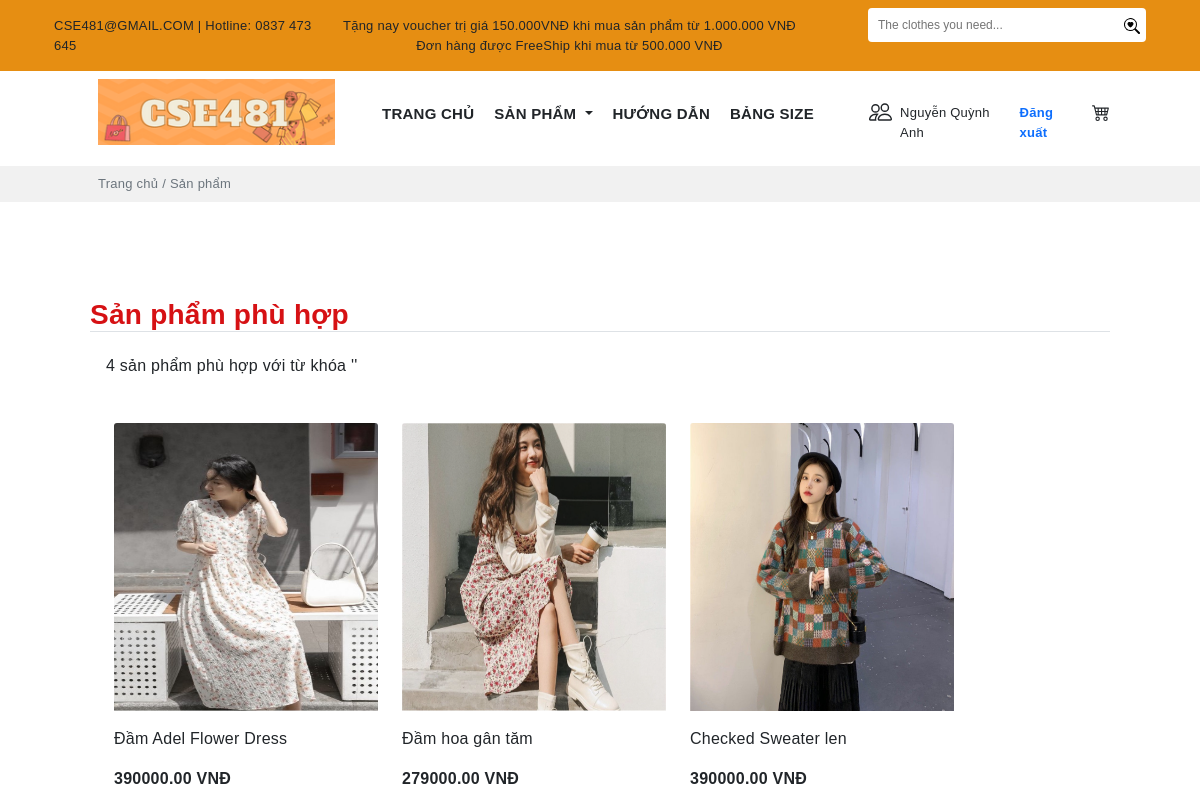
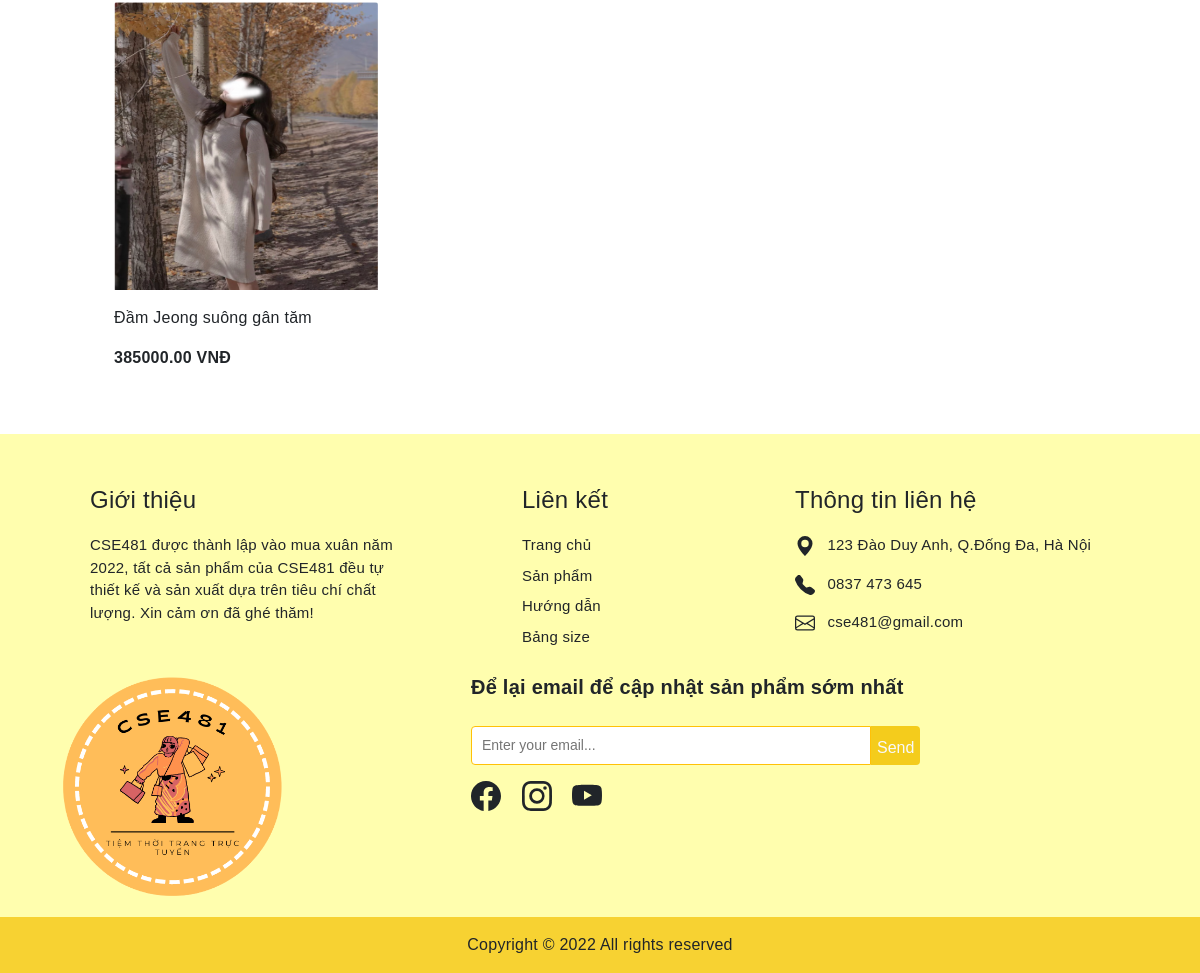
The app's page /search1.php?id=1 with its own data (2 pictures, top to bottom).
### tables this page shows
CREATE TABLE `khachhang` (
  `MaK` int(11) NOT NULL,
  `TenK` varchar(100) DEFAULT NULL,
  `Gioitinh` varchar(10) DEFAULT NULL,
  `Ngaysinh` date DEFAULT NULL,
  `Diachi` varchar(100) DEFAULT NULL,
  `SĐT` varchar(10) DEFAULT NULL,
  `email` varchar(30) NOT NULL,
  `matkhau` varchar(50) DEFAULT NULL
);

CREATE TABLE `sanpham` (
  `MaSP` varchar(10) NOT NULL,
  `TenSP` varchar(30) DEFAULT NULL,
  `MaLH` varchar(10) NOT NULL,
  `Giaban` int(11) DEFAULT NULL,
  `Gianhap` int(11) DEFAULT NULL,
  `Tylegiamgia` double(2,2) DEFAULT NULL,
  `Soluong` int(11) DEFAULT NULL,
  `Mota` varchar(500) DEFAULT NULL,
  `Trangthai` varchar(30) DEFAULT NULL,
  `img` varchar(30) DEFAULT NULL,
  `Ngaynhap` date NOT NULL
);

### search1.php (the view, shortened to what this page needs)
<?php include('config/database.php');
$id =$_GET['id'];
?>
<?php
    $sql3 = "SELECT * FROM khachhang, sanpham where khachhang.MaK='$id' ";
    $result3 = mysqli_query($conn,$sql3);
    if(mysqli_num_rows($result3)>0){
        $row = mysqli_fetch_assoc($result3);
        }
    ?>
<!DOCTYPE html>
<html lang="en">
<head>
    <link rel="stylesheet" href="https://cdn.jsdelivr.net/npm/bootstrap-icons@1.7.2/font/bootstrap-icons.css">
    <link href="https://cdn.jsdelivr.net/npm/bootstrap@5.1.3/dist/css/bootstrap.min.css" rel="stylesheet"
>
    <link rel="stylesheet" href="https://cdnjs.cloudflare.com/ajax/libs/OwlCarousel2/2.3.4/assets/owl.carousel.min.css"
 />
    <link rel="stylesheet"
        href="https://cdnjs.cloudflare.com/ajax/libs/OwlCarousel2/2.3.4/assets/owl.theme.default.min.css"
 />
    <link rel="stylesheet" href="public/style.css">
</head>
<body>
    <div class="header">
        <div class="container-fluid" style="background:#e68e12;">
            <div class="container content">
                <div class="container">
                    <div class="row">
                        <div class="col py-3" style="font-size:13px;">
                            CSE481@GMAIL.COM | Hotline: 0837 473 645
                        </div>
                        <div class="col text-nowrap my-auto" style="font-size:13px;">
                            <p class="mb-0">
                                Tặng nay voucher trị giá 150.000VNĐ khi mua sản phẩm từ 1.000.000 VNĐ
                            </p>
                            <div class="text-center mx-auto">
                                Đơn hàng được FreeShip khi mua từ 500.000 VNĐ
                            </div>
                        </div>
                        <div class="col d-flex justify-content-end">
                            <div class="">
                            <form action="search1.php?id=<?php echo $row['MaK'];?>" method="post">
                                    <div class="pt-2 ms-5 d-flex">
                                        <input class="py-2 rounded-start" type="text"
                                            style="border:none;padding-left: 10px;font-size:12px;width:250px"
                                            name="namesearch" placeholder="The clothes you need...">
                                        <button type="submit" class="border-0 rounded-0 rounded-end bg-white"> </button>
                                    </div>
                                </form>
                            </div>
                        </div>
                    </div>
                </div>
            </div>
        </div>
    </div>
    <section>
        <div class="container">
            <div class="row px-5">
                <div class="col-md-3 ">
                    <img src="img/logo-hcn.png" alt="" class="mt-2 ms-2 img-fluid">
                </div>
                <div class="col-md ps-0 mt-4">
                    <div class="row">
                        <div class="col-md">
                            <ul class="nav justify-content-center">
                                <li class="nav-item fw-bold ">
                                    <a class="nav-link link-dark pe-1" style="font-size:15px" aria-current="page"
                                        href="index1.php?id=<?php echo $row['email'];?>">TRANG CHỦ</a>
                                </li>
                                <li class="nav-item fw-bold">
                                    <a style="font-size:15px" class="pe-1 nav-link dropdown-toggle link-dark" href="#"
                                        id="navbarDarkDropdownMenuLink" role="button" data-bs-toggle="dropdown"
                                        aria-expanded="false">
                                        SẢN PHẨM
                                    </a>
                                </li>
                                <li class="nav-item fw-bold">
                                    <a class=" pe-1 nav-link link-dark" style="font-size:15px" href="huongdan1.php?id=<?php echo $row['MaK']; ?>">HƯỚNG DẪN</a>
                                </li>
                                <li class="nav-item fw-bold">
                                    <a class="pe-1 nav-link link-dark" style="font-size:15px"href="size1.php?id=<?php echo $row['MaK']; ?>">BẢNG SIZE</a>
                                </li>
                            </ul>
                        </div>
                        <div class="col-md-4 mt-1 d-flex">
                            <a href="user.php?id=<?php echo $row['MaK'];?>" class="text-decoration-none link-dark">
                                <div class="d-flex">
                                    <p class="pt-1" style="font-size:13px"><?php echo $row['TenK'];?>
                                    </p>
                                </div>
                            </a>
                            <a href="logout.php" class="text-decoration-none link-dark">
                                <div class="ms-3">
                                    <p class="pt-1 fw-bold link-primary" style="font-size:13px">Đăng xuất</p>
                                </div>
                            </a>
                            <a href="cart.php?id=<?php echo $row['MaK']?>">
                            </a>
                        </div>
                    </div>
                </div>
            </div>
        </div>
        <div class="mt-2" style="background:#f1f1f1">
            <div class="container">
                <p class="px-5 ms-2 py-2 text-muted" style="font-size:13px">Trang chủ / Sản phẩm</p>
            </div>
        </div>
    </section>
    <section>
        <div class="container mb-5">
            <div class="px-5 mt-5">
                <h3 class="border-bottom fw-bold pt-5" style="color:#d61114;">
                    Sản phẩm phù hợp</h3>
                <?php
                            $search =$_POST['namesearch'];
                            $sql = "SELECT COUNT(TenSP) as search FROM sanpham WHERE TenSP like '%$search%'";
                        $result = mysqli_query($conn,$sql);
                        if(mysqli_num_rows($result)>0){
                            $row = mysqli_fetch_assoc($result);
                        }
                    ?>
                <h6 class="pt-3 ms-3 mb-5" style="">
                    <?php
                           echo $row['search'];
                    ?> sản phẩm phù hợp với từ khóa '<?php echo $search?>'</h6>
                <div class="row d-flex  px-4 mt-5">
                    <?php
                            $sql1 = "SELECT *, sanpham.Giaban-(sanpham.Giaban*sanpham.Tylegiamgia) as Giagiam FROM khachhang,`sanpham` WHERE TenSP like '%$search%' and khachhang.MaK='$id'";
                            $res1 = mysqli_query($conn, $sql1);
                            $count1 = mysqli_num_rows($res1);
                            if($count1>0)
                            {
                                while($row=mysqli_fetch_assoc($res1))
                                {
                        ?>
                    <div class="card me-0 border-0" style="width: 18rem;">
                        <img src="img/<?php echo $row['img'];?>" class="img-fluid card-img-top" alt="...">
                        <div class="card-body px-0">
                            <p class="card-text"><?php echo $row['TenSP']; ?></p>
                            <p class="d-inline fw-bold"><?php echo $row['Giagiam']; ?> VNĐ</p>
                        </div>
                    </div>
                    <?php
                                }
                            }
                ?>
                </div>
            </div>
        </div>
    </section>
    <section style="background:#fffeae;">
        <div class="container">
            <div style="font-size:15px" class="row px-5">
                <div class="col-md-4  me-5">
                    <p class="fs-4 mt-5">Giới thiệu</p>
                    <p class="">CSE481 được thành lập vào mua xuân năm
                        2022, tất cả sản phẩm của CSE481 đều tự thiết kế và sản xuất dựa trên tiêu chí chất lượng. Xin
                        cảm ơn đã ghé thăm!</p>
                </div>
                <div class="col-md-3 me-5 ps-5">
                    <p class="fs-4 mt-5">Liên kết</p>
                    <a class="link-dark text-decoration-none" href="">
                        <p class="mb-2">Trang chủ</p>
                    </a>
                    <a class="link-dark text-decoration-none" href="">
                        <p class="mb-2">Sản phẩm</p>
                    </a>
                    <a class="link-dark text-decoration-none" href="">
                        <p class="mb-2">Hướng dẫn</p>
                    </a>
                    <a class="link-dark text-decoration-none" href="">
                        <p class="mb-2">Bảng size</p>
                    </a>
                </div>
                <div class="col-md">
                    <p class="fs-4 mt-5">Thông tin liên hệ</p>
                    <div class="">
                        <svg xmlns="http://www.w3.org/2000/svg" width="20" height="20" fill="currentColor"
                            class="bi bi-geo-alt-fill d-inline" viewBox="0 0 16 16">
                            <path
                                d="M8 16s6-5.686 6-10A6 6 0 0 0 2 6c0 4.314 6 10 6 10zm0-7a3 3 0 1 1 0-6 3 3 0 0 1 0 6z" />
                        </svg>
                        <p class="ms-2 d-inline">123 Đào Duy Anh, Q.Đống Đa, Hà Nội</p>
                    </div>
                    <div class="mt-3">
                        <p class="ms-2 d-inline">0837 473 645</p>
                    </div>
                    <div class="mt-3">
                        <p class="ms-2 d-inline">cse481@gmail.com</p>
                    </div>
                </div>
            </div>
            <div class="row">
                <div class="col-md-3 me-5">
                    <img class="img-fluid" src="img/1.png" alt="">
                </div>
                <div class="col">
                    <div class="ms-5 mt-3 ps-5">
                        <p class="fs-5 fw-bold">Để lại email để cập nhật sản phẩm sớm nhất</p>
                        <div class="">
                            <form action="" method="GET">
                                <div class="pt-2 d-flex">
                                    <input class="py-2 border border-warning rounded-start" type="text"
                                        style="padding-left: 10px;font-size:14px;width:400px" name=""
                                        placeholder="Enter your email...">
                                    <button type="submit" style="background:#f4cc1c;"
                                        class="border-0 rounded-0 rounded-end link-light">
                                        <p class="mt-1 mb-0">Send</p>
                                    </button>
                                </div>
                            </form>
                        </div>
                        <div class="mt-3">
                            <a href="#" class="me-3 icon link-dark"></a>
                            <a href="#" class="me-3 icon link-dark"></a>
                            <a href="#" class="me-3 icon link-dark"></a>
                        </div>
                    </div>
                </div>
            </div>
        </div>
        <p class="text-center py-3 mb-0" style="background:#f7d232;">Copyright © 2022 All rights reserved</p>
    </section>
</body>
</html>

### public/style.css (style rules this page uses)
body { font-family: 'Trebuchet MS', sans-serif; letter-spacing: 0.25px; }
.card img { width: 288px; height: 288px; }

### records on screen
khachhang: TenK "Nguyễn Quỳnh Anh", sanpham.img (picture), sanpham.TenSP "Đầm Adel Flower Dress", Giagiam "390000.00", sanpham.TenSP "Đầm hoa gân tăm", Giagiam "279000.00", sanpham.TenSP "Checked Sweater len", sanpham.TenSP "Đầm Jeong suông gân tăm", Giagiam "385000.00"

### other values on screen
$row['search'] "4"
